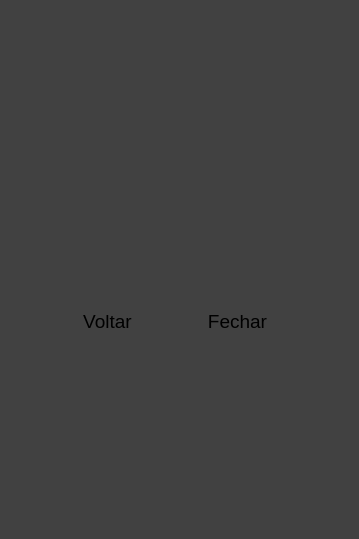
<?xml version="1.0" encoding="UTF-8"?>
<ui version="4.0">
 <class>MainWindow</class>
 <widget class="QMainWindow" name="MainWindow">
  <property name="geometry">
   <rect>
    <x>0</x>
    <y>0</y>
    <width>359</width>
    <height>539</height>
   </rect>
  </property>
  <property name="windowTitle">
   <string>Painel De Login</string>
  </property>
  <property name="windowIcon">
   <iconset>
    <normaloff>13396365421529659195-128.png</normaloff>13396365421529659195-128.png</iconset>
  </property>
  <property name="styleSheet">
   <string notr="true">background-color: rgb(65, 65, 65);</string>
  </property>
  <widget class="QWidget" name="centralwidget">
   <widget class="QLabel" name="label">
    <property name="geometry">
     <rect>
      <x>40</x>
      <y>30</y>
      <width>281</width>
      <height>191</height>
     </rect>
    </property>
    <property name="text">
     <string/>
    </property>
    <property name="pixmap">
     <pixmap>download (1).jpg</pixmap>
    </property>
   </widget>
   <widget class="QPushButton" name="pushButton">
    <property name="geometry">
     <rect>
      <x>70</x>
      <y>310</y>
      <width>75</width>
      <height>23</height>
     </rect>
    </property>
    <property name="styleSheet">
     <string notr="true">border-radius:15px;	
color:black;
	font-family:Arial;
	font-size:19px;

	text-decoration:none;
</string>
    </property>
    <property name="text">
     <string>Voltar</string>
    </property>
   </widget>
   <widget class="QPushButton" name="pushButton_2">
    <property name="geometry">
     <rect>
      <x>200</x>
      <y>310</y>
      <width>75</width>
      <height>23</height>
     </rect>
    </property>
    <property name="styleSheet">
     <string notr="true">border-radius:15px;	
color:black;
	font-family:Arial;
	font-size:19px;

	text-decoration:none;
</string>
    </property>
    <property name="text">
     <string>Fechar</string>
    </property>
   </widget>
  </widget>
  <widget class="QMenuBar" name="menubar">
   <property name="geometry">
    <rect>
     <x>0</x>
     <y>0</y>
     <width>359</width>
     <height>21</height>
    </rect>
   </property>
  </widget>
  <widget class="QStatusBar" name="statusbar"/>
 </widget>
 <resources/>
 <connections/>
</ui>
